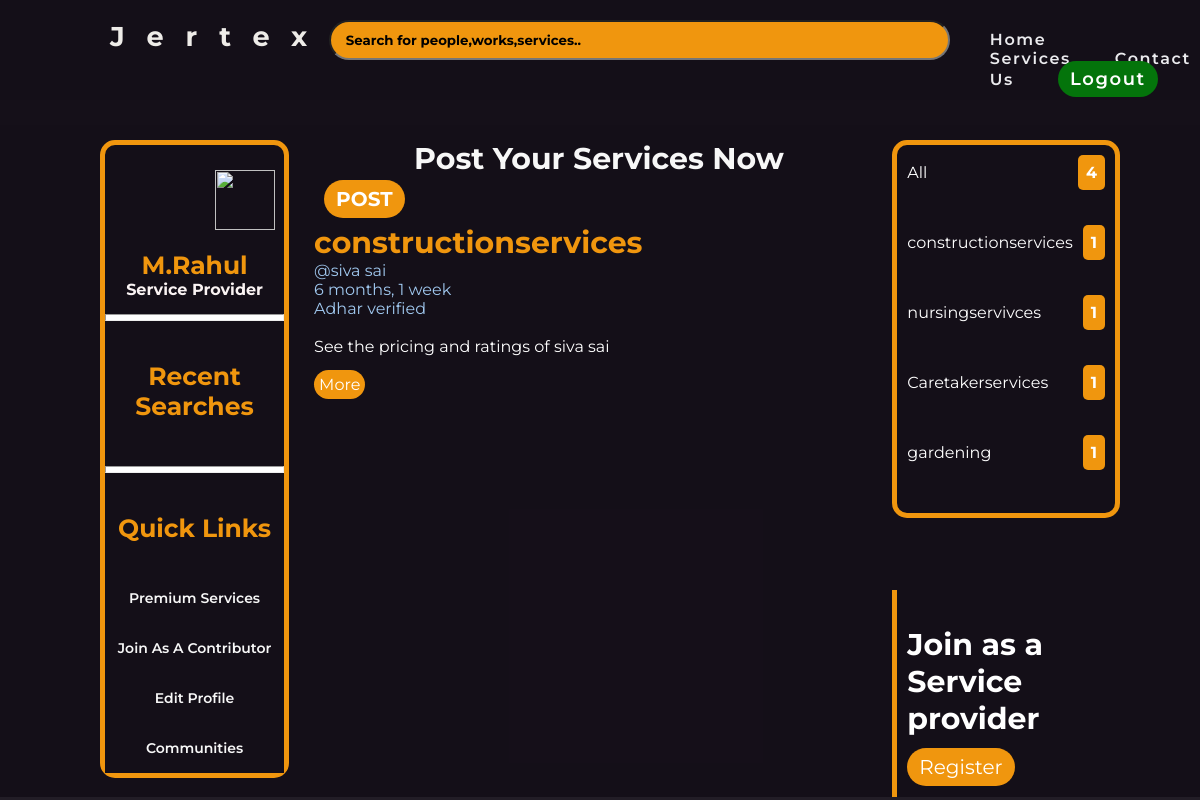
/feed?q=constructionservices (signed in), run on the app's committed database.
### main/models.py (models this page shows, shortened)
class Postmsg(models.Model):
      host=models.ForeignKey(User, on_delete=models.CASCADE)
      workname=models.ForeignKey(occupations, on_delete=models.CASCADE)
      message=models.TextField()
      posted=models.DateTimeField(auto_now=True)
      edited=models.DateTimeField(auto_now_add=True)

class occupations(models.Model):
    work=models.CharField(max_length=50)

class numberofserviceproviders(models.Model):
    workname=models.CharField(max_length=50)
    count=models.IntegerField()

### main/views.py (the view)
# urls.py: path('feed',views.feed,name="feed"),
@login_required(login_url='login')
def feed(request):
    text=request.GET.get('q') if request.GET.get('q')!=None else ''
    feedinfo=Postmsg.objects.filter(workname__work__icontains=text)
    info=request.user
    type=info.last_name
    services=occupations.objects.all()
    countposts=Postmsg.objects.all().count()
    number=numberofserviceproviders.objects.all()
    searchinfo=Search.objects.filter(searcheduser=request.user)
    context={'data1':info,'data2':feedinfo,'data4':services,'data5':countposts,'data6':number,'data7':type,'data3':searchinfo}
    return render(request,'feed.html',context)
    class Meta:
        ordering=['-edited','-posted']

### templates/feed.html (shortened to what this page needs)
{% load static %}
<!DOCTYPE html>
<html lang="en">
<head>
    <link rel="stylesheet" href="{% static 'css/feed.css' %}">
    <link rel="stylesheet" href="{% static 'css/home.css' %}">
</head>
<body>
    <header >
        <nav>
               <a href="{% url 'feed' %}" class="logo">Jertex</a>
               <form action="" method="get" class="searchedform">
                <input type="text" id="searchfeed" name="q" placeholder="Search for people,works,services..">
                 </form>
                <ul class="nav_links">
                    <li><a class="nav_a" href="{% url 'home' %}">Home</a></li>
                    <li><a  class="nav_a" href="#">services</a></li>
                    <li><a  class="nav_a"  href="#">Contact Us</a></li>
                    <li><a href="{% url 'logout' %}" class="logoutbtn">logout</a></li>
                </ul>
        </nav>
    </header>
<section class="feed">
    <section class="userinfo">
        <section class="border1">
                <img class="profilepic"src="{% static 'images/icon-4399701_640.png' %}"><br>
                <h3 class="userinfotext">{{data1.first_name}}</h3>
                <h4 class=" consumertext">{{data1.last_name}}</h4><hr style="height: 5px; background-color: white;">
                <h4 class="recentactivity">Recent Searches</h4>
                <hr style="height: 5px; background-color: white;">
                <h4 class="recentactivity">
                    Quick Links<br><br>
                </h4>
                <ul class="Quicklinkslist">
                        <li class="quicklist">
                            <a href="#" class="alist">Premium Services</a>
                        </li>
                        <li class="quicklist">
                            <a href="{% url 'serviceproviderregister' %}" class="alist">Join as a contributor</a>
                        </li>
                        <li class="quicklist">
                            <a href="{% url 'userprofile' %}" class="alist">Edit profile</a>
                        </li>
                        <li class="quicklist">
                            <a href="#" class="alist">communities</a>
                        </li>
                </ul>
        </section>
    </section>
    <section class="feedinfo">
                {% if request.user.last_name == 'consumer' %}
                    <span class="feedinfotitle">Order Your Services Now <a href="{% url 'orderservice' %}" class="orderbtn" >Order</a></span><br>
                {% else %}
                   <span class="feedinfotitle">Post Your Services Now <a href="{% url 'serviceproviderpost' %}" class="orderbtn" >POST</a></span><br>
                {% endif %}
                {% for i in data2 %}
                <section class="indivisualservice">
                        <section class="posts">
                        <h2 class="serviceheading">{{i.workname.work}}</h2>
                        <a href="#" class="serviceproviderusername">@{{i.host.first_name}}</a><br><span class="postedtime" >{{i.posted|timesince}}</span><br><span class="postedtime">Adhar verified</span> <br>
                        <span class="posttext">{{i.messsage}}
                            <br>See the pricing and ratings of {{i.host.first_name}} <br><br>
                            <a href="{% url 'serviceproviderinfo' i.host %}" class="seemorebtn">More</a>
                        </span>
                        </section>
                </section>
                {% endfor %}
    </section>
    <section class="groupingandothes">
            <section class="border3">
                 <br>
                 <div class="listrow">
                    <div class="servicename">
                         <a href="{% url 'feed' %}" class="listitem">All</a>
                    </div>
                    <div class="number">
                       <span class="availablemembers">{{data5}}</span>
                    </div>
                </div>
                <br><br>
                {% for i in data6 %}
                    <div class="listrow">
                        <div class="servicename">
                            <a href="{% url 'feed' %}?q={{i.workname}}" class="listitem">{{i.workname}}</a>
                        </div>
                            <div class="number">
                                <span class="availablemembers">{{i.count}}</span>
                            </div>
                    </div>
                    <br><br>
                {% endfor %}
            </section>
            <br><br><br><br>
            <section style="border-left:5px solid #f0960e;">
                   <br><br>
                   <h4 class="serviceheading" style="margin-left: 10px; color:white;">Join as a Service provider</h4><br>
                   <a href="{% url 'serviceproviderregister' %}" class="orderbtn">Register</a><br><br>
            </section>
    </section>
</section>
</body>
</html>

### static/css/feed.css (style rules this page uses)
body { margin:0; }
.feed { display: grid; grid-template-columns: 2fr 4fr 2fr; margin-top: 25px; background-color: rgba(21, 15, 25, 0.942); }
.userinfo { margin-left: 100px; margin-top: 15px; background-color: rgba(21, 15, 25, 0.942); }
.feedinfo { margin-left:25px; margin-top: 15px; background-color: rgba(21, 15, 25, 0.942); }
.groupingandothes { margin-left:25px; margin-right: 80px; margin-top: 15px; background-color: rgba(21, 15, 25, 0.942); display: flexbox; justify-content: space-between; }
.profilepic { height: 60px; width: 60px; margin-left: 110px; margin-top: 25px; margin-bottom: 20px; }
.userinfotext { font-family: 'Montserrat', sans-serif; color: #f0960e; text-align: center; font-weight: bold; font-size: 25px; }
.consumertext { color: rgb(250, 243, 243); text-align: center; padding-bottom: 15px; font-family: 'Montserrat', sans-serif; }
.recentactivity { color: #f0960e; text-align: center; padding-top: 40px; font-family: 'Montserrat', sans-serif; font-weight: bold; font-size: 25px; }
.alist { text-decoration: None; color: rgb(247, 247, 247); font-family: 'Montserrat', sans-serif; font-size: 14px; transition: 0.2s ease-in-out; display: block; transition: 0.2s ease-in-out; }
.Quicklinkslist { line-height: 50px; text-decoration: None; list-style-type: None; text-align: center; padding-left: 0%; }
.feedinfotitle { color: rgb(247, 247, 247); font-family: 'Montserrat', sans-serif; font-weight: bold; font-size: 30px; margin-left: 100px; }
.orderbtn { margin-left: 10px; text-decoration: none; color: white; font-family: 'Montserrat', sans-serif; background-color:#f0960e; font-size: 20px; padding-left: 12px; padding-right: 12px; padding-top: 7px; padding-bottom: 7px; border-radius: 20px; transition: 0.2s ease-in-out; }
.serviceheading { color: #f0960e; font-family: 'Montserrat', sans-serif; font-size: 30px; }
.posts { padding-top: 10px; }
.posttext { font-family: 'Montserrat', sans-serif; color: white; margin-top: 10px; }
.seemorebtn { text-decoration: none; color: white; font-family: 'Montserrat', sans-serif; background-color:#f0960e; padding: 5px; border-radius: 20px; }
.serviceproviderusername { color: rgb(160, 200, 239); text-decoration: none; font-family: 'Montserrat', sans-serif; }
.postedtime { text-align: right; color: rgb(160, 200, 239); text-decoration: none; font-family: 'Montserrat', sans-serif; }
.availablemembers { text-align: right; }
.listitem { text-decoration: none; color: white; font-family: 'Montserrat', sans-serif; transition: 0.2s ease-in-out; }
.availablemembers { margin-left: 10px; color: rgb(255, 255, 255); background-color: #f0960e; font-weight: bold; padding: 8px; border-radius: 5px; font-family: 'Montserrat', sans-serif; }
.listrow { display: flex; justify-content: space-between; padding-bottom: 15px; margin-left: 10px; margin-right: 10px; }
.border1,.border3 { border-radius: 15px; border:5px solid #f0960e; }
.logoutbtn { text-decoration: none; color: white; background-color: #04740b; font-family: 'Montserrat', sans-serif; cursor: pointer; font-size: 18px; padding-left: 12px; padding-right: 12px; padding-top: 7px; padding-bottom: 7px; border-radius: 20px; transition: 0.2s ease-in-out; }
#searchfeed { padding-top: 10px; padding-bottom: 10px; }
::placeholder { color: black; font-family: 'Montserrat', sans-serif; }

### static/css/home.css (style rules this page uses)
* { background-color: rgba(21, 15, 25, 0.942); margin: 0; }
.text2,.topics,h1,a { background-color: rgba(21, 15, 25, 0.942); }
.logo { color:rgb(238, 236, 232); font-weight:bold; font-size: 1.7em; font-family: 'Montserrat', sans-serif; letter-spacing: 0.8em; text-decoration: none; padding-left: 10px; transition: all 0.2s ease-out; margin-right: auto; margin-left: 100px; }
.nav_links { list-style: none; padding-top: 10px; padding-bottom: 10px; }
li,a.nav_a,.cta { text-transform: capitalize; text-decoration: none; text-size-adjust: 50px; color:rgb(235, 235, 238);; font-weight: 600; font-size: medium; font-family: 'Montserrat', sans-serif; }
.nav_links li { letter-spacing: 0.1em; display: inline; margin-right:40px; transition: all 0.2s ease-in; }
nav { display: flex; justify-content:flex-end; padding-top: 20px; }
#searchfeed { width:600px; border-radius: 20px; font-weight: bold; background-color: #f0960e; padding-left: 15px; font-family: 'Montserrat', sans-serif; cursor: pointer; color:rgba(255, 255, 255, 0.777); }

### data on the page
Postmsg: workname.work "constructionservices", host.first_name "siva sai", posted "6 months, 1 week"
numberofserviceproviders: workname "constructionservices", count "1"
numberofserviceproviders: workname "nursingservivces", count "1"
numberofserviceproviders: workname "Caretakerservices", count "1"
numberofserviceproviders: workname "gardening", count "1"

### other printed values
{{ data1.first_name }} "M.Rahul"
{{ data1.last_name }} "Service Provider"
{{ data5 }} "4"
